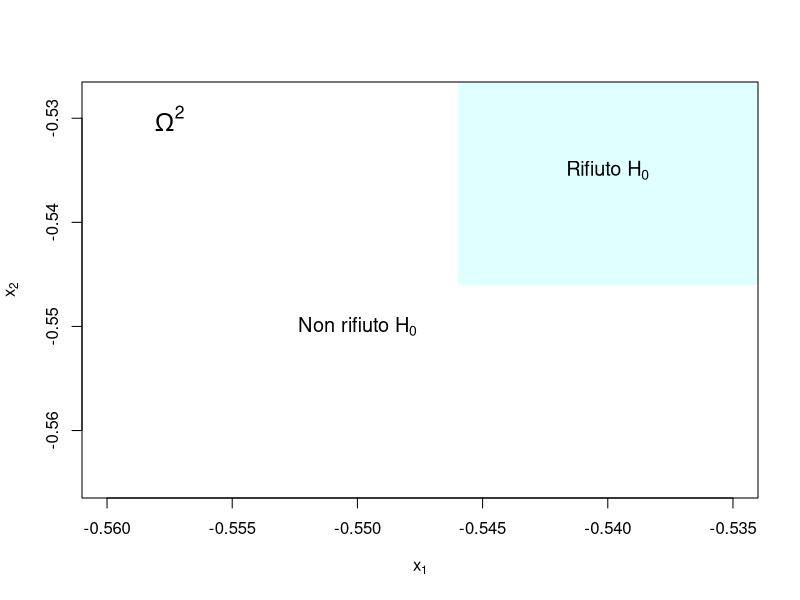
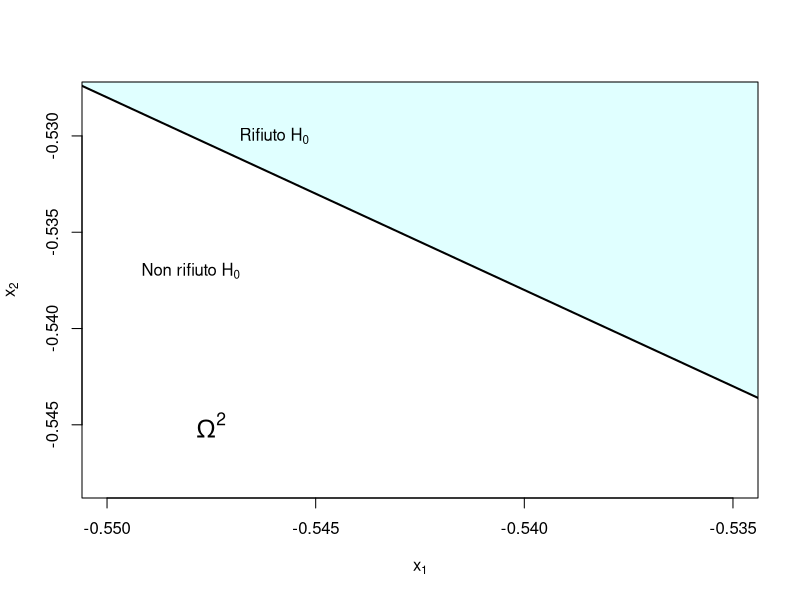
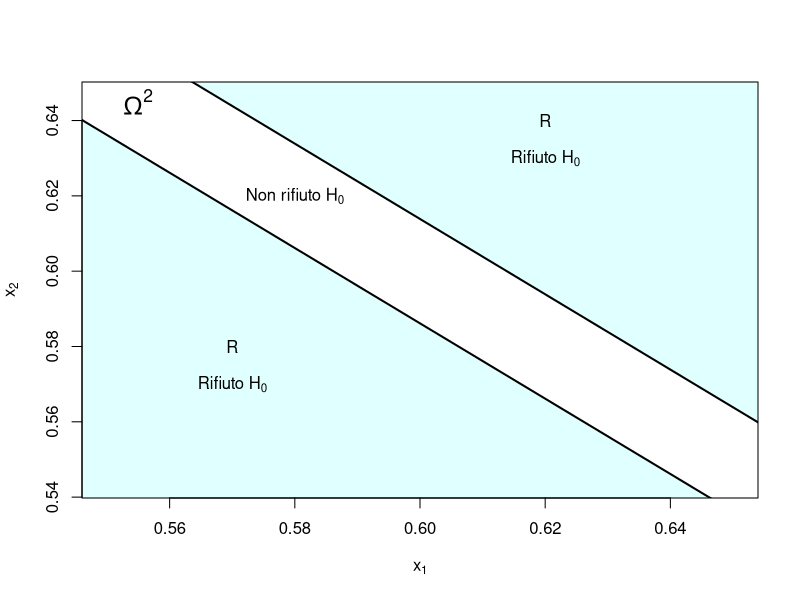
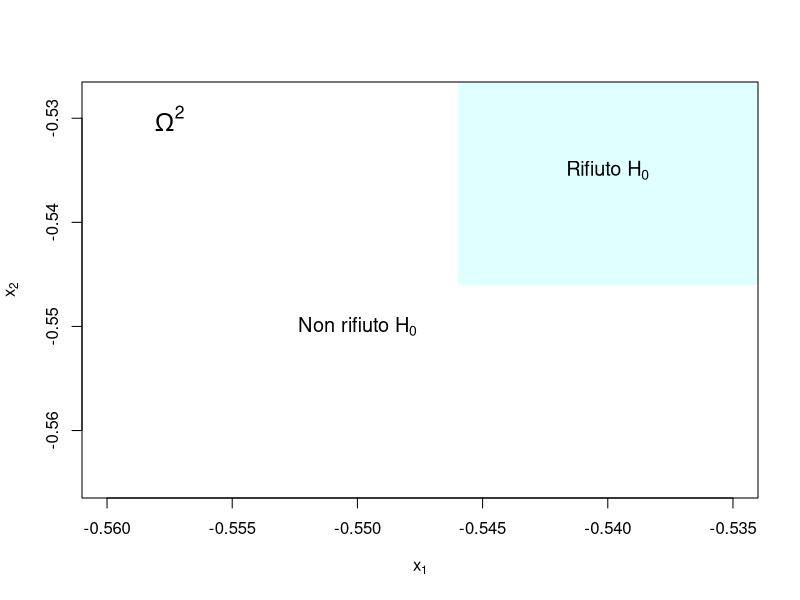

The R source for these figures, in order:
testUnilateraleDestro <- function() {
  x1 = -0.555
  x2 = -0.530
  xMin = -0.55
  xMax = -0.535
  nbPoints = 100
  PloygonScalingFactor = 100
  x = seq(x1,x2,length.out=nbPoints)
  y = -x - 1.078
  yMin = min(y)
  yMax = -0.528
  
  # colorazione triangolo superiore
  xPol=c(x1,x2,x2)
  yPol=c(y[1],y[1],y[100])
  
  plot(x,y,type="l",lwd=2,xlim=c(xMin,xMax),ylim=c(yMin,yMax),xlab=expression(x[1]),ylab=expression(x[2]),
		  panel.first=polygon(xPol,yPol,col="lightcyan",border = NA))

  text(-0.548,-0.537,expression(paste("Non rifiuto ", H[0])))
  text(-0.546,0.-0.530,expression(paste("Rifiuto ", H[0])))
  text(-0.5475,0.-0.545,expression(Omega^2),cex=1.5)
}
pdf(file="grafici/regioneCriticaTestUnilDestro.pdf")
testUnilateraleDestro()
dev.off()
print("");

testBilaterale <- function() {
	x1 = 0.54
	x2 = 0.67
	xMin = 0.55
	xMax = 0.65
	nbPoints = 100
	PloygonScalingFactor = 100
	x = seq(x1,x2,length.out=nbPoints)
	y2 = -x + 1.213859
	y1 = -x + 1.186141
	yMin = min(y2)
	yMax = max(y1)
	
	# colorazione triangolo inferiore
	xPolInf=c(x1,x1,x2)
	yPolInf=c(y1[1],y1[100],y1[100])
	
	# colorazione triangolo superiore
	xPolSup=c(x1,x2,x2)
	yPolSup=c(y2[1],y2[1],y2[100])
	
    xPol = c(xPolInf,x2,xPolSup)
	yPol = c(yPolInf,NA,yPolSup)

	plot(x,y2,type="l",lwd=2,xlim=c(xMin,xMax),ylim=c(yMin,yMax),
			xlab=expression(x[1]),ylab=expression(x[2]),
			panel.first=polygon(xPol,yPol,col="lightcyan",border = NA))
    
	lines(x,y1,lwd=2)

	text(0.58,0.62,expression(paste("Non rifiuto ", H[0])))
	text(0.62,0.63,expression(paste("Rifiuto ", H[0])))
	text(0.62,0.64,label="R")
	text(x=0.57,y=0.57,labels=expression(paste("Rifiuto ", H[0])))
	text(0.57,0.58,label="R")
	text(0.555,0.645,expression(Omega^2),cex=1.5)
}

pdf(file="grafici/regioneCriticaTestBilaterale.pdf")
testBilaterale()
dev.off()


regioneCritica3 <- function() {
  x1 = -0.565
  x2 = -0.530
  xMin = -0.56
  xMax = -0.535

  yMin = -0.565
  yMax = -0.528
  
  # colorazione triangolo superiore
  xPol=c(-0.546,-0.546,-0.53,-0.53)
  yPol=c(-0.546,-0.525,-0.525,-0.546)
 
  
  plot(x=c(1,2),y=c(1,2),type="l",lwd=2,xlim=c(xMin,xMax),ylim=c(yMin,yMax),
		  xlab=expression(x[1]),ylab=expression(x[2]),
		  panel.first=polygon(xPol,yPol,col="lightcyan",border = NA))

  
  text(-0.5575,-0.53,expression(Omega^2),cex=1.5)
  
  text(-0.55,-0.55,expression(paste("Non rifiuto ", H[0])),cex=1.2)
  text(-0.54,0.-0.535,expression(paste("Rifiuto ", H[0])),cex=1.2)
}
regioneCritica3()


pdf(file="grafici/regioneCriticaTestMinimo.pdf")
regioneCritica3()
dev.off()


print("");
